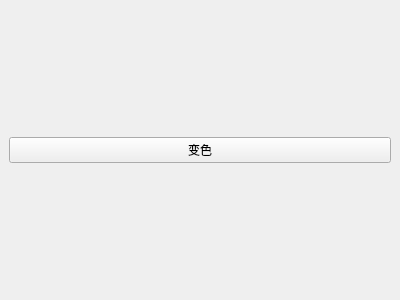
<?xml version="1.0" encoding="UTF-8"?>
<ui version="4.0">
 <class>AnimDockWidget</class>
 <widget class="QDockWidget" name="AnimDockWidget">
  <property name="geometry">
   <rect>
    <x>0</x>
    <y>0</y>
    <width>400</width>
    <height>300</height>
   </rect>
  </property>
  <property name="minimumSize">
   <size>
    <width>200</width>
    <height>63</height>
   </size>
  </property>
  <property name="windowTitle">
   <string>DockWidget</string>
  </property>
  <widget class="QWidget" name="dockWidgetContents">
   <layout class="QGridLayout" name="gridLayout">
    <item row="0" column="0">
     <widget class="QPushButton" name="pushButton">
      <property name="text">
       <string>变色</string>
      </property>
     </widget>
    </item>
   </layout>
  </widget>
 </widget>
 <resources/>
 <connections/>
</ui>
